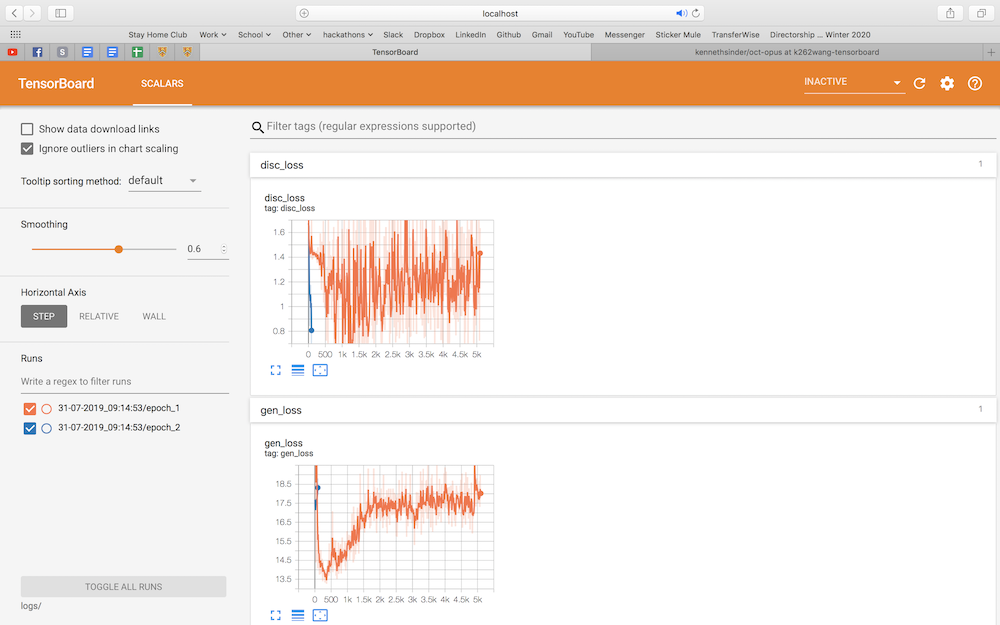
#> input picture imgs/tensorboard_screen.png, 1000 x 625 px
$ python compare.py ../imgs/tensorboard_screen.png ../imgs/tensorboard_screen.png   (older library calls are emulated)
#> lines starting #> are read from the running program, lines starting #| are printed output that depends on the picture
from skimage.measure import compare_psnr, compare_mse, compare_nrmse, compare_ssim
import numpy as np
from PIL import Image
import sys


def pae(image_a, image_b):
    # note: this isn't actually particularly well defined or commonly used metric, but including it just in case
    return np.max(np.absolute((image_a.astype("float") - image_b.astype("float"))))


def mae(image_a, image_b):
    # see https://en.wikipedia.org/wiki/Mean_absolute_error
    error_sum = np.sum(np.absolute(
        (image_a.astype("float") - image_b.astype("float"))))
    return error_sum / (image_a.shape[0] * image_a.shape[1])


def compare_all(image_a, image_b):
    # peak signal to noise ratio (see https://en.wikipedia.org/wiki/Peak_signal-to-noise_ratio)
    psnr_score = compare_psnr(image_a, image_b)
    print("PSNR: {}".format(str(psnr_score)), end=" dB\n\n")

    # mean squared error (see https://en.wikipedia.org/wiki/Mean_squared_error)
    mse_score = compare_mse(image_a, image_b)
    print("MSE: {}".format(str(mse_score)))
    print("Range [0, +INF) where 0 is identical", end="\n\n")

    # normalized root mean squared error (see https://en.wikipedia.org/wiki/Root-mean-square_deviation)
    nrmse_score = compare_nrmse(image_a, image_b, norm_type='Euclidean')
    print("NRMSE: {}".format(str(nrmse_score)), end="\n\n")

    # structural similarity measure (see https://en.wikipedia.org/wiki/Structural_similarity)
    ssim_score = compare_ssim(image_a, image_b, full=False, multichannel=True)
    print("SSIM: {}".format(str(ssim_score)))
    print("Range [-1, +1] where +1 is identical", end="\n\n")

    pae_score = pae(image_a, image_b)
    print("PAE: {}".format(str(pae_score)))
    print("Range [0, +INF) where 0 is identical", end="\n\n")

    mae_score = mae(image_a, image_b)
    print("MAE: {}".format(str(mae_score)))
    print("Range [0, +INF) where 0 is identical", end="\n\n")

    return {
        'psnr_score': psnr_score,
        'mse_score': mse_score,
        'nrmse_score': nrmse_score,
        'ssim_score': ssim_score,
        'mae_score': mae_score,
    }


def main(image_a_path, image_b_path):
#> called with image_a_path = '../imgs/tensorboard_screen.png', image_b_path = '../imgs/tensorboard_screen.png'
    image_a_obj = Image.open(image_a_path).convert('LA')
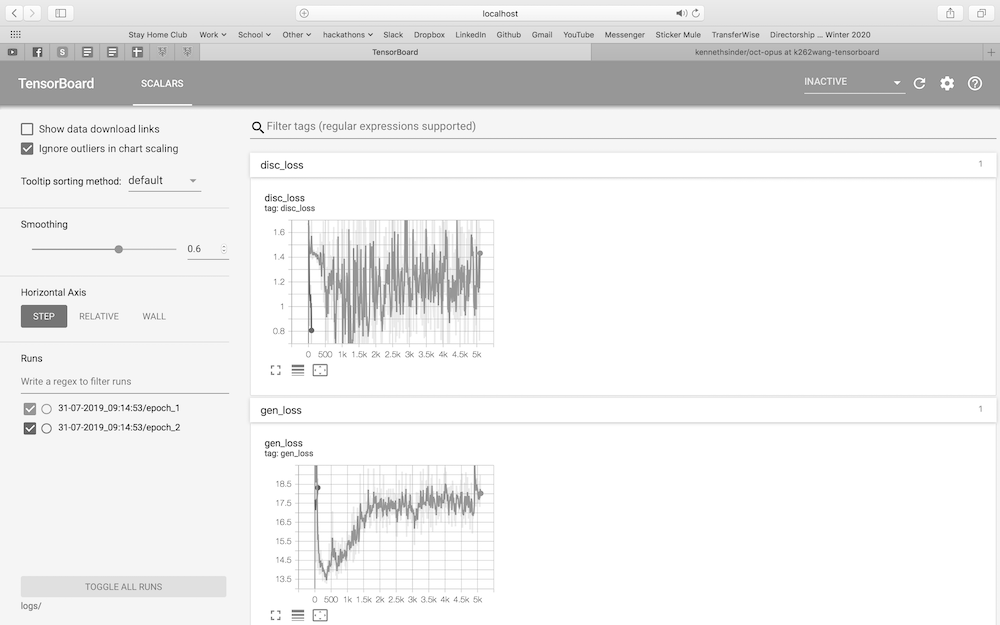
#> image_a_obj: PIL image 1000x625 LA; mean R, G, B, A 236.6, 236.6, 236.6, 255
    image_b_obj = Image.open(image_b_path).convert('LA')
    assert image_a_obj.size == image_b_obj.size

    print("Both images are " + str(image_a_obj.size), end="\n\n")
#| Both images are (1000, 625)

    image_a = np.asarray(image_a_obj)
    image_b = np.asarray(image_b_obj)
    return compare_all(image_a, image_b)
#> in compare_all, `psnr_score = compare_psnr(image_a, image_b)`: psnr_score = inf
#| PSNR: inf dB
#> in compare_all, `mse_score = compare_mse(image_a, image_b)`: mse_score = 0
#| MSE: 0.0


if __name__ == '__main__':
    try:
        print(main(sys.argv[1], sys.argv[2]))
    except:
#> (the run stopped early here; a loop or call above may not have finished)
